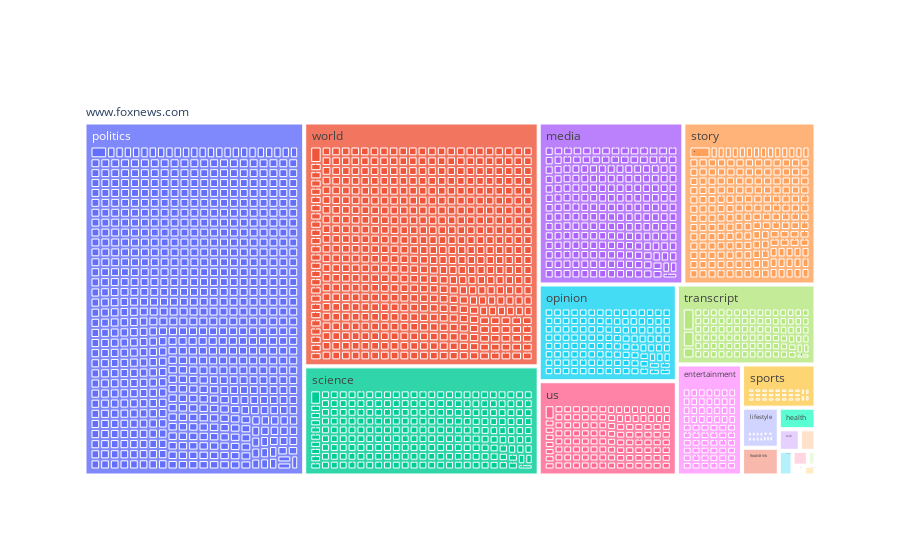

Source (notebook cell):
### Markdown cell above
## Fox N

### Code cell
liste_site_web=['https://www.foxnews.com/']

exemple_groupby=df_urls_scrapped.loc[df_urls_scrapped.loc[:, "url_website"].isin(liste_site_web),"url"]
def parsing(x):
    parsing_url=urllib.parse.urlparse(x)
    return [parsing_url.scheme]+[parsing_url.netloc]+parsing_url.path.strip('/').split("/")


list_split=exemple_groupby.apply(lambda x:parsing(x))
list_split



liste_parser=list(map(lambda x:list(zip(x[:-1], x[1:], [x[:k+2] for k in range(len(x))])), list(list_split)))

flat_parent_child = [ x for xs in liste_parser for x in xs ]
df_tree=pd.DataFrame(flat_parent_child)
df_tree.loc[:, "ids"]=df_tree.loc[:, 2].apply(lambda x:"-".join(x))
df_tree.loc[:, "parents"]=df_tree.loc[:, "ids"].shift(1)
df_tree.loc[df_tree.loc[:, 0]=="https", "parents"]=""
df_tree.drop(columns=[0,2], inplace=True)





df_tree=df_tree.merge(df_tree.loc[:, "ids"].value_counts().reset_index(), left_on='ids', right_on='ids').drop_duplicates()


go.Figure(
    go.Treemap(
ids = list(df_tree.loc[:, "ids"]),
labels = list(df_tree.loc[:, 1]),
parents = list(df_tree.loc[:, "parents"]),
values = list(df_tree.loc[:, "count"]),
branchvalues="total"
)
)

### Figure 1 — Plotly figure (JSON) as saved in the notebook; plotly's stock layout.template omitted (floating-point values rounded to 4 significant figures; data arrays with more than 128 entries replaced by an {"elided": "..."} marker saying what was removed)
{"data": [{"branchvalues": "total", "ids": {"elided": "2294 str values"}, "labels": {"elided": "2294 str values"}, "parents": {"elided": "2294 str values"}, "type": "treemap", "values": {"elided": "2294 int values"}}], "layout": {}}
